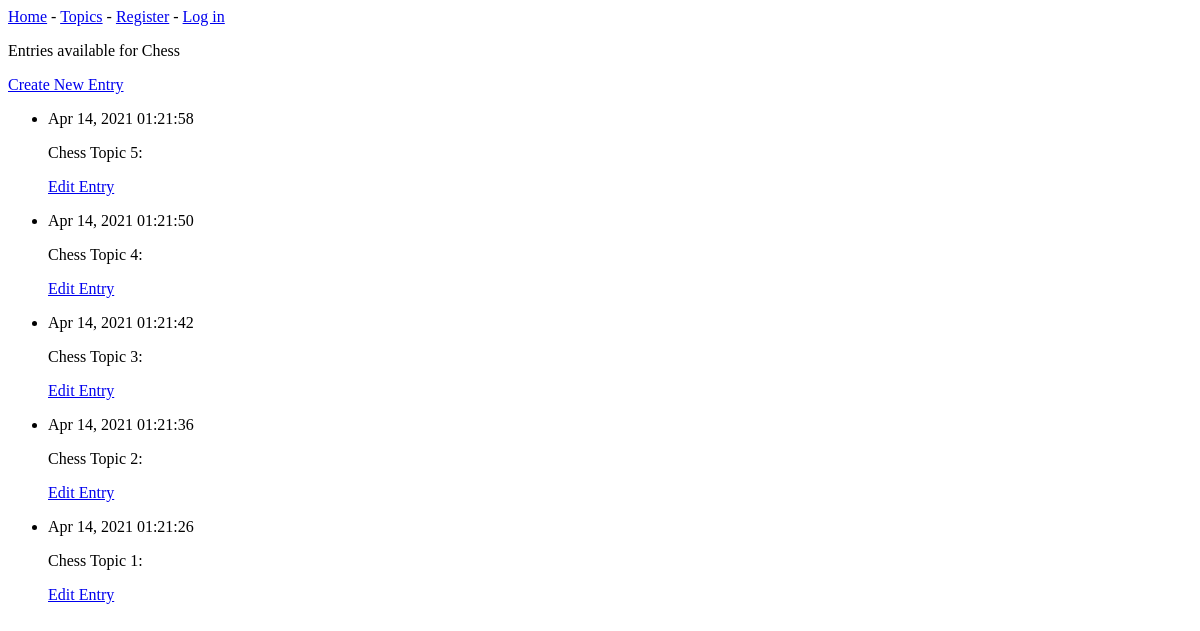
Before: /topic/1 with the older database file.
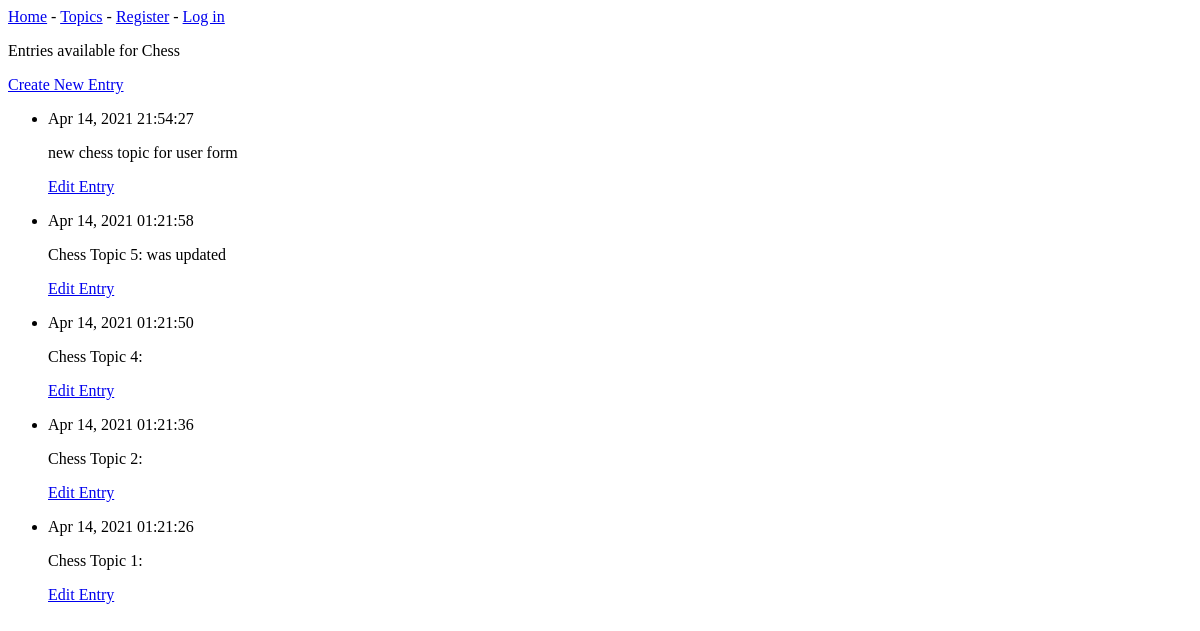
After: the same page with the newer database file.
### learning_logs/models.py (models this page shows, shortened)
class Entry(models.Model):
    topic = models.ForeignKey(Topic, on_delete=models.CASCADE)
    text = models.TextField()
    date_added = models.DateTimeField(auto_now_add=True)
    class Meta:
        verbose_name_plural = 'entries'

### learning_logs/views.py (the view)
# urls.py: path('topic/<int:topic_id>', views.view_topic, name='view_topic'),
def view_topic(request, topic_id):
    print(f'in view_topic()')
    topic = Topic.objects.get(id=topic_id)
    entries = topic.entry_set.order_by('-date_added')
    context = {
        "topic": topic,
        "entries": entries
    }
    return render(request, "learning_logs/topic.html", context)

### learning_logs/models.py (called while the page is built)
    def __str__(self):
        return self.text

### learning_logs/templates/learning_logs/topic.html
{% extends 'learning_logs/base.html' %}
{% block content %}
<p>Entries available for {{ topic }}</p>
<p> <a href="{% url 'learning_logs:create_entry_with_id' topic.id %}">
                Create New Entry</a> </p>
<ul>
    {% for entry in entries %}
        <li>
            <p>{{ entry.date_added|date:'M d, Y H:i:s' }}</p>
            <p>{{ entry.text|linebreaks }}</p>
            <p> <a href="{% url 'learning_logs:edit_entry' entry.id %}">
                Edit Entry</a> </p>
        </li>
    {% empty %}
        <li>No entries for this topic defined yet ...</li>
    {% endfor %}
</ul>
{% endblock content %}

Changed rows visible on the page:
no longer on this page (row edited): Entry: date_added "Apr 14, 2021 01:21:42", text "Chess Topic 3:"
added Entry: date_added "Apr 14, 2021 21:54:27", text "new chess topic for user form"
changed Entry: text "Chess Topic 5:" → "Chess Topic 5: was updated"
